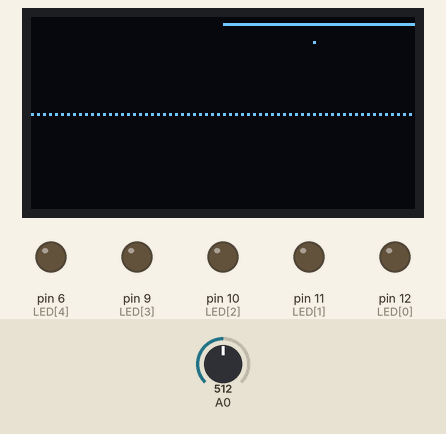
The sketch below on a simulated Arduino Nano, built with avr-gcc and run on an emulated ATmega328P. On the bench: 128×64 one-colour display, output pins drawn as LEDs (lit = HIGH). Dashed ring = blinking. Inputs (shaded band) come from the test bench; at power-on: A0 = 512.

Above: at 1.7 s.
1.8 s: A0 set to 540
At 2.11 s:
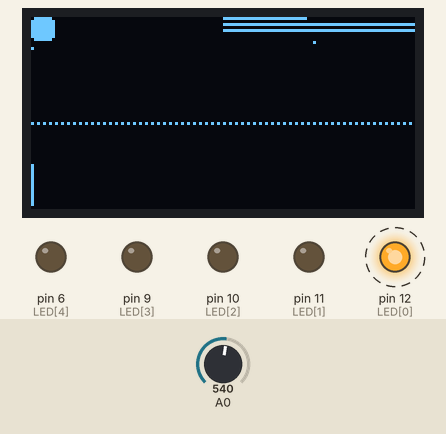
4.7 s: A0 set to 511
At 4.97 s:
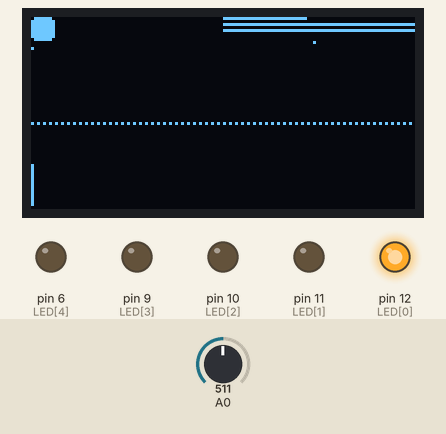
6.5 s: A0 set to 499
At 7.1 s:
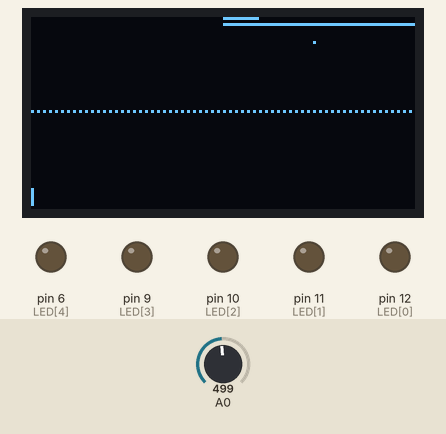
9.5 s: A0 set to 476
At 9.88 s:
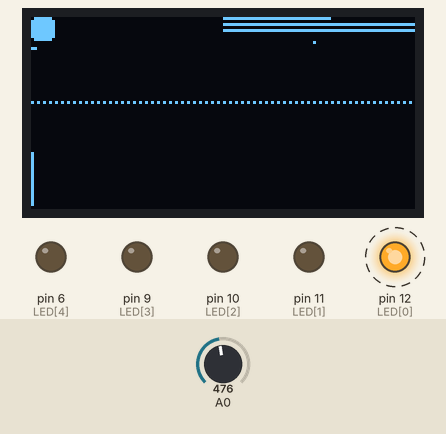
Timing chart, 0 to 12.2 s (numbered marks = the images above; inputs shaded):
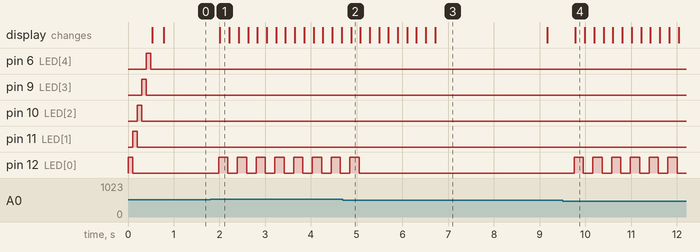

Measured:
- the behaviour switches between 531 and 532 on A0 (found by bisection; images 0 and 1)
- the behaviour switches between 493 and 492 on A0 (found by bisection; images 3 and 4)
- after the input at 1.8 s, pin 12 (LED[0]): alternates HIGH for 0.20 s and LOW for 0.20 s, starting after 0.18 s; the display: changes after 0.21 s (image 1)
- after the input at 4.7 s, pin 12 (LED[0]): goes on until 5.1 s, then stays LOW
- after the input at 6.5 s, the display: first differs from a run without the input after 0.22 s (image 3)
- after the input at 9.5 s, pin 12 (LED[0]): alternates HIGH for 0.20 s and LOW for 0.20 s, starting after 0.25 s; the display: changes after 0.28 s (image 4)
- what the display in image 3 shows lasts 2.5 s, from 6.7 s to 9.2 s

The sketch:

arduino-lightshow.ino
```cpp
/**
 * Lightshow Arduino nano version
 *
 * D12 - D8 : lights
 * Ref - Voltage reference (Only FREE RUN mode)
 * A0  - Audio input
 * A4 + A5 - Display
 */

#include <fix_fft.h>
#include <Wire.h>
#include <Adafruit_SSD1306.h>

// #define FREE_RUN_MODE       // Doesn´t work pretty well, probably because the voltage reference
                               // If commented, uses analogRead(default)

#define SCR_ROTATION  2

#define SAMPLES       128
#define DC_OFFSET     69       // This is to compensate my bad skills in circuitery (FREE_RUN_MODE only)
#define FRAME_TIME    63       // Desired time per frame in ms (63 is ~15 fps)

// Led control
#define LD_COUNT      5
#define LD_FLASH      0
#define LD_ERROR      4
#define LD_DECAY_REL  4
#define LD_MIN_DECAY  1
#define LD_MAX_DECAY  100

// Energy value increases with the sum of frequencies
// and decreases on the time.
#define ENERGY_MAX    255
#define ENERGY_MULT   3.4
#define ENERGY_KICK   0
#define ENERGY_DECAY  18
#define ENERGY_HIGH   180
#define ENERGY_BASE_FREQ  4
#define ENERGY_SMOOTHNESS 18

// Strobe is increased on high energy. When it reach
// ST_START value, the flash led starts to blink.
// It´s resetted every time a kick is detected
#define ST_START      120
#define ST_INCREMENT  5
#define ST_DECAY      15

// Silence detection
#define SILENCE_MIN_LEVEL 5
#define SILENCE_FRAMES    20

// Trying to keep audio signal high all the time
#define AMP_MAX_MULT  2
#define AMP_MAX_LEVEL 32
#define AMP_RELEASE   .04

const uint8_t LED[] = { 12, 11, 10, 9, 6 };                 // PWD enabled pins

// Frequency is very timing dependant, so we define different
// values for different methods.
#ifdef FREE_RUN_MODE
const uint8_t LED_THRESHOLD[] = { 9, 7, 6, 7, 15 };
const uint8_t FREQ_SPLITS[][2] {
   { 0, 1 },
   { 1, 4 },
   { 4, 7 },
   { 7, 10 },
   { 10, 32 }
};
#else
const uint8_t LED_THRESHOLD[] = { 9, 7, 6, 7, 10 };
const uint8_t FREQ_SPLITS[][2] {
   { 0, 2 },
   { 1, 5 },
   { 5, 10 },
   { 10, 18 },
   { 18, 32 }
};
#endif

// FPS control
double delta = 1;
double lastFrameTime = 0;

// Sampling
int8_t vReal[SAMPLES];
int8_t vImag[SAMPLES];

double led_values[LD_COUNT] = { 0, 0, 0, 0, 0 };
uint8_t decay = 1;
double amplify = AMP_MAX_MULT;
double energy = 0;
uint8_t energySmooth = 0;
uint8_t strobe = 0;
bool strobePos = 0;
uint8_t silence = 0;

// Initialize screen. Following line is for OLED 128x64 connected by I2C
Adafruit_SSD1306 display(128, 64, &Wire, -1);

void fps() {
  while (millis() - lastFrameTime < FRAME_TIME);
  delta = (double)(millis() - lastFrameTime) / FRAME_TIME;
  lastFrameTime = millis();
}

void setup() {
  // Serial.begin(115200);

  // Setup leds
  for (uint8_t i=0; i<LD_COUNT; i++) {
    pinMode(LED[i], OUTPUT);
    digitalWrite(LED[i], HIGH);
    delay(100);
    digitalWrite(LED[i], LOW);
  }

  // SSD1306_SWITCHCAPVCC = generate display voltage from 3.3V internally
  if (!display.begin(SSD1306_SWITCHCAPVCC, 0x3C)) { // Fixed from 0x3D
    digitalWrite(LED[LD_ERROR], HIGH);
    while (1); // Don't proceed, loop forever
  }

  // Rotate the screen
  display.setRotation(SCR_ROTATION);

  // Setup Input
  #ifdef FREE_RUN_MODE
  ADCSRA = 0;
  ADCSRB = 0;
  ADMUX |= (1 << REFS0);       // Set reference
  ADMUX |= (1 << ADLAR);       // Use 8bit register
  ADCSRA |= (1 << ADPS2) | (1 << ADPS0); // Set ADC clock to pre-scalar to 32
  ADCSRA |= (1 << ADATE);      // Enable auto-trigger
  ADCSRA |= (1 << ADEN);       // Enable ADC
  ADCSRA |= (1 << ADSC);       // Start ADC measurements
  DIDR0 = 0x01;             // turn off the digital input for adc0
  #else
  analogReference(DEFAULT);
  #endif

  delay(50);                // wait to get reference voltage stabilized
}

void loop() {
  uint8_t led_avgs[LD_COUNT] = { 0, 0, 0, 0, 0 };
  uint8_t inputPeak = 0;
  int8_t ampPeak;
  int8_t fundamental = -1;
  int8_t fqPeak = 0;
  uint8_t i, j;
  bool flash_on;

  display.clearDisplay();

  // Sampling
  for(i=0; i<SAMPLES; i++) {
    #ifdef FREE_RUN_MODE
    while(!(ADCSRA & 0x10));                // wait for ADC to complete current conversion ie ADIF bit set
    ADCSRA = 0b11110101 ;                   // clear ADIF bit so that ADC can do next operation (0xf5)
    vReal[i] = ADCH - DC_OFFSET;            // Copy to bins.
    #else
    vReal[i] = (analogRead(A0) - 512) / 4;   // Copy to bins after compressing
    #endif
    vImag[i] = 0;

    if (abs(vReal[i]) > inputPeak) {
      inputPeak = abs(vReal[i]);
    }
  }

  // Silence detection
  if (inputPeak < SILENCE_MIN_LEVEL) {
    if (silence < SILENCE_FRAMES) {
      silence++;
    } else {
      // Flat vReal to 0. We want to keep going with display and leds.
      for (i=0; i<SAMPLES; i++) {
        vReal[i] = 0;
      }
      // also truncate the energy
      energy = 0;
    }
  } else {
    silence = 0;
  }

  // Amplify (skip if silence
  ampPeak = (double) inputPeak * amplify;
  if (ampPeak < AMP_MAX_LEVEL) {
    if (amplify < AMP_MAX_MULT) {
      amplify += AMP_RELEASE;
    }
  } else if (ampPeak > AMP_MAX_LEVEL) {
    amplify = (double) AMP_MAX_LEVEL / inputPeak;
  }

  for(i=0; i<SAMPLES; i++) {
    vReal[i] = (double) amplify * vReal[i];

    // draw osc
    display.drawPixel(i*2, 32 + vReal[i] / 4, 1);
  }

  // FFT
  fix_fft(vReal, vImag, 7, 0);
  for (i = 0; i < 64; i++) {
    vReal[i] = sqrt(vReal[i] * vReal[i] + vImag[i] * vImag[i]); // Make values positive
    if (fundamental == -1 || vReal[fundamental] < vReal[i]) {
      fundamental = i;
    }
    if (vReal[i] > fqPeak) {
      fqPeak = vReal[i];
    }
  }

  // FFT processing
  energy = max(0, energy - ENERGY_DECAY * delta);

  for(i=0; i<32; i++) {
    // Led value calculation
    for (j=0; j<LD_COUNT; j++) {
      if (i >= FREQ_SPLITS[j][0] && i < FREQ_SPLITS[j][1]) {
        led_avgs[j] = led_avgs[j] + vReal[i];
      }
    }

    // energy calculation
    if (i > ENERGY_BASE_FREQ) {
      energy = min(ENERGY_MAX, energy + (double) vReal[i] / fqPeak * ENERGY_MULT);
    }
  }

  // Flash only turns on when increases
  flash_on = led_avgs[LD_FLASH] - led_values[LD_FLASH] > LED_THRESHOLD[LD_FLASH];

  if (flash_on) {
    energy = min(ENERGY_MAX, energy + ENERGY_KICK);
  }

  // Smoothed energy
  energySmooth += (double) (energy - energySmooth) / ENERGY_SMOOTHNESS;

  // Serial.print(energySmooth);
  // Serial.print(" ");
  // Serial.print(energy);
  // Serial.println();

  // led control
  for (j=0; j<LD_COUNT; j++) {
    bool on = j == LD_FLASH
      ? flash_on
      : led_avgs[j] > LED_THRESHOLD[j];

    if (j == LD_FLASH) {
       // High energy. Fast leds
      led_values[j] = flash_on ? 255 : 0;
    } else {
      if (on) {
        led_values[j] = min(led_avgs[j], (double) led_values[j] + decay * delta);
      } else {
        led_values[j] = max(0, (double) led_values[j] - decay * delta);
      }
    }

    // Draw pills
    uint8_t siz = min(8, (double) led_values[j] / (double) LED_THRESHOLD[j] * 8);

    if (on) {
      display.fillRoundRect(j * 13 + 4 - siz / 2, 4 - siz / 2, siz, siz, 2, 1);
    } else {
      display.drawRoundRect(j * 13 + 4 - siz / 2, 4 - siz / 2, siz, siz, 2, 1);
    }

    display.drawFastHLine(j * 13, 10, led_avgs[j] / 8, 1);

    analogWrite(LED[j], (double) siz / 8 * 128);
  }

  // Decay control
  if (flash_on) {
    decay = LD_MAX_DECAY;
    // reset strobe
    strobe = 0;
  } else  if (decay > 1) {
    decay = max(LD_MIN_DECAY, (double) decay - LD_DECAY_REL * delta);
  }

  // Strobe control
  if (energy > ENERGY_HIGH) {
    strobe = min(250, (double) strobe + ST_INCREMENT * delta);
  } else {
    strobe = max(0, (double) strobe - ST_DECAY * delta);
  }

  if (strobe > ST_START) {
    digitalWrite(LED[LD_FLASH], strobePos);
    strobePos = !strobePos;
  }

  // draw columns
  for (uint8_t i=0; i<32; i++) {
    display.drawFastVLine(i * 4, 63 - vReal[i], vReal[i], 1);
  }

  // peak line
  display.drawFastHLine(64, 0, (double) ampPeak / AMP_MAX_LEVEL * 64, 1);

  // amp line
  display.drawFastHLine(64, 2, amplify / AMP_MAX_MULT * 64, 1);

  // show decay line
  display.drawFastHLine(64, 4, (double) decay / LD_MAX_DECAY * 64, 1);

  // show energy
  display.drawFastHLine(64, 6, (double) energy / 256 * 64, 1);

  // show strobe line
  display.drawFastHLine(64, 8, (double) strobe / 256 * 64, 1);
  display.drawPixel(64 + (double) ST_START / 256 * 64, 8, 1);

  display.display();
  // -- send to display according measured value

  fps();
}
```
